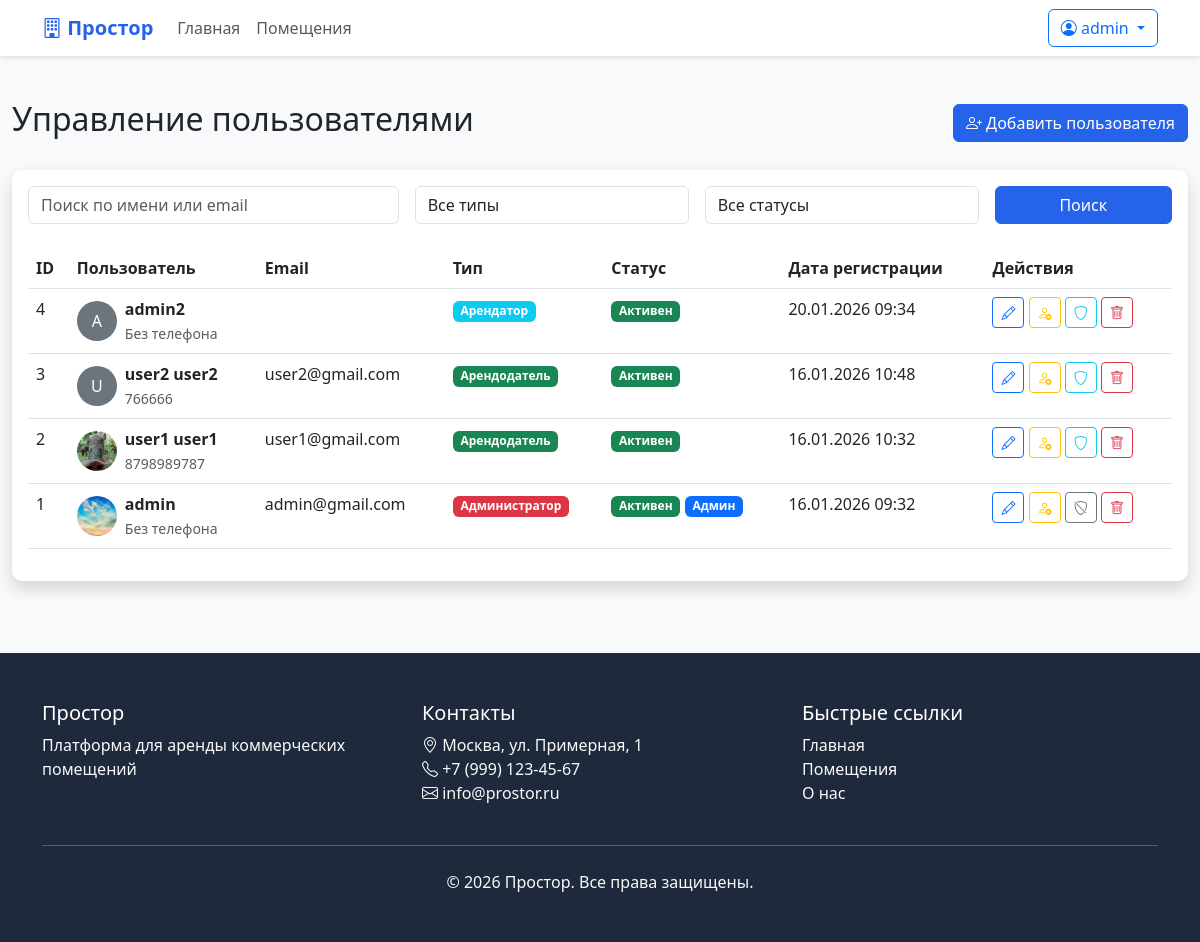
/admin-panel/users/ (signed in), run on the app's committed database.
### core/models.py (models this page shows, shortened)
class User(AbstractUser):
    USER_TYPE_CHOICES = (
        ('tenant', 'Арендатор'),
        ('landlord', 'Арендодатель'),
        ('admin', 'Администратор'),
    )
    user_type = models.CharField(max_length=20, choices=USER_TYPE_CHOICES, default='tenant')
    phone = models.CharField(max_length=20, blank=True)
    avatar = models.ImageField(upload_to='users/avatars/', blank=True, null=True)
    company_name = models.CharField(max_length=200, blank=True)
    address = models.TextField(blank=True)
    is_verified = models.BooleanField(default=False)
    created_at = models.DateTimeField(auto_now_add=True)
    class Meta:
        verbose_name = 'Пользователь'
        verbose_name_plural = 'Пользователи'
        db_table = 'custom_user'

### core/views.py (the view, shortened to what this page needs)
# urls.py: path('admin-panel/users/', views.admin_user_management, name='admin_user_management'),
@login_required
@admin_required
def admin_user_management(request):
    users = User.objects.all().order_by('-date_joined')
    return render(request, 'admin/user_management.html', {'users': users})

### core/views.py (called while the page is built)
def admin_required(view_func):
    @wraps(view_func)
    def wrapper(request, *args, **kwargs):
        if not request.user.is_authenticated or not request.user.is_staff:
            messages.error(request, 'У вас нет прав для доступа к этой странице.')
            return redirect('dashboard')
        return view_func(request, *args, **kwargs)
    return wrapper

### templates/admin/user_management.html (shortened to what this page needs)
{% extends 'base.html' %}
{% block content %}
<div class="container-fluid py-4">
    <div class="row">
        <div class="col-12">
            <div class="d-flex justify-content-between align-items-center mb-4">
                <h2>Управление пользователями</h2>
                <a href="{% url 'admin_add_user' %}" class="btn btn-primary">
                    <i class="bi bi-person-plus"></i> Добавить пользователя
                </a>
            </div>
            <div class="card shadow">
                <div class="card-body">
                    <form method="get" class="row g-3 mb-4">
                        <div class="col-md-4">
                            <input type="text" name="search" class="form-control" placeholder="Поиск по имени или email" value="{{ request.GET.search }}">
                        </div>
                        <div class="col-md-3">
                            <select name="user_type" class="form-control">
                                <option value="">Все типы</option>
                            </select>
                        </div>
                        <div class="col-md-3">
                            <select name="status" class="form-control">
                                <option value="">Все статусы</option>
                            </select>
                        </div>
                        <div class="col-md-2">
                            <button type="submit" class="btn btn-primary w-100">Поиск</button>
                        </div>
                    </form>
                    <div class="table-responsive">
                        <table class="table table-hover user-table">
                            <thead>
                                <tr>
                                    <th>ID</th>
                                    <th>Пользователь</th>
                                    <th>Email</th>
                                    <th>Тип</th>
                                    <th>Статус</th>
                                    <th>Дата регистрации</th>
                                    <th>Действия</th>
                                </tr>
                            </thead>
                            <tbody>
                                {% for user in users %}
                                <tr>
                                    <td>{{ user.id }}</td>
                                    <td>
                                        <div class="d-flex align-items-center">
                                            {% if user.avatar %}
                                            <img src="{{ user.avatar.url }}" class="me-2">
                                            {% else %}
                                            <div class="bg-secondary text-white rounded-circle me-2 d-flex align-items-center justify-content-center"
                                                 style="width: 40px; height: 40px;">
                                                {{ user.username|first|upper }}
                                            </div>
                                            {% endif %}
                                            <div>
                                                <strong>{{ user.get_full_name|default:user.username }}</strong><br>
                                                <small class="text-muted">{{ user.phone|default:"Без телефона" }}</small>
                                            </div>
                                        </div>
                                    </td>
                                    <td>{{ user.email }}</td>
                                    <td>
                                        <span class="badge bg-{% if user.user_type == 'admin' %}danger{% elif user.user_type == 'landlord' %}success{% else %}info{% endif %}">
                                            {{ user.get_user_type_display }}
                                        </span>
                                    </td>
                                    <td>
                                        {% if user.is_active %}
                                        <span class="badge bg-success">Активен</span>
                                        {% else %}
                                        <span class="badge bg-secondary">Неактивен</span>
                                        {% endif %}
                                        {% if user.is_staff %}
                                        <span class="badge bg-primary">Админ</span>
                                        {% endif %}
                                    </td>
                                    <td>{{ user.date_joined|date:"d.m.Y H:i" }}</td>
                                    <td>
                                        <div class="action-buttons">
                                            <a href="{% url 'admin_edit_user' user.id %}" class="btn btn-sm btn-outline-primary" title="Редактировать">
                                                <i class="bi bi-pencil"></i>
                                            </a>
                                            <form method="post" class="d-inline">
                                                {% if user.is_active %}
                                                <button type="submit" name="action" value="toggle_active"
                                                        class="btn btn-sm btn-outline-warning" title="Деактивировать">
                                                    <i class="bi bi-person-x"></i>
                                                </button>
                                                {% else %}
                                                <button type="submit" name="action" value="toggle_active"
                                                        class="btn btn-sm btn-outline-success" title="Активировать">
                                                    <i class="bi bi-person-check"></i>
                                                </button>
                                                {% endif %}
                                                {% if not user.is_staff %}
                                                <button type="submit" name="action" value="toggle_staff"
                                                        class="btn btn-sm btn-outline-info" title="Сделать администратором">
                                                    <i class="bi bi-shield"></i>
                                                </button>
                                                {% else %}
                                                <button type="submit" name="action" value="toggle_staff"
                                                        class="btn btn-sm btn-outline-secondary" title="Убрать из администраторов">
                                                    <i class="bi bi-shield-slash"></i>
                                                </button>
                                                {% endif %}
                                                <button type="submit" name="action" value="delete"
                                                        class="btn btn-sm btn-outline-danger"
                                                        onclick="return confirm('Удалить пользователя {{ user.username }}?')"
                                                        title="Удалить">
                                                    <i class="bi bi-trash"></i>
                                                </button>
                                            </form>
                                        </div>
                                    </td>
                                </tr>
                                {% endfor %}
                            </tbody>
                        </table>
                    </div>
                </div>
            </div>
        </div>
    </div>
</div>
{% endblock %}

### templates/base.html (shortened to what this page needs)
<!DOCTYPE html>
<html lang="ru">
<head>
    <link href="https://cdn.jsdelivr.net/npm/bootstrap@5.3.0/dist/css/bootstrap.min.css" rel="stylesheet">
    <link rel="stylesheet" href="https://cdn.jsdelivr.net/npm/bootstrap-icons@1.10.0/font/bootstrap-icons.css">
</head>
<body>
    <nav class="navbar navbar-expand-lg navbar-light bg-white fixed-top">
        <div class="container">
            <a class="navbar-brand" href="{% url 'home' %}">
                <i class="bi bi-building"></i> Простор
            </a>
            <div class="collapse navbar-collapse" id="navbarNav">
                <ul class="navbar-nav me-auto">
                    <li class="nav-item">
                        <a class="nav-link" href="{% url 'home' %}">Главная</a>
                    </li>
                    <li class="nav-item">
                        <a class="nav-link" href="{% url 'property_list' %}">Помещения</a>
                    </li>
                </ul>
                <div class="d-flex">
                    {% if user.is_authenticated %}
                        <div class="dropdown">
                            <button class="btn btn-outline-primary dropdown-toggle" type="button" data-bs-toggle="dropdown">
                                <i class="bi bi-person-circle"></i> {{ user.username }}
                            </button>
                        </div>
                    {% else %}
                        <a href="{% url 'login' %}" class="btn btn-outline-primary me-2">Войти</a>
                        <a href="{% url 'register' %}" class="btn btn-primary">Регистрация</a>
                    {% endif %}
                </div>
            </div>
        </div>
    </nav>
    <main>
        {% block content %}{% endblock %}
    </main>
    <footer class="py-5 mt-5">
        <div class="container">
            <div class="row">
                <div class="col-md-4">
                    <h5>Простор</h5>
                    <p class="text-light">Платформа для аренды коммерческих помещений</p>
                </div>
                <div class="col-md-4">
                    <h5>Контакты</h5>
                    <ul class="list-unstyled text-light">
                        <li><i class="bi bi-geo-alt"></i> Москва, ул. Примерная, 1</li>
                        <li><i class="bi bi-telephone"></i> +7 (999) 123-45-67</li>
                        <li><i class="bi bi-envelope"></i> info@prostor.ru</li>
                    </ul>
                </div>
                <div class="col-md-4">
                    <h5>Быстрые ссылки</h5>
                    <ul class="list-unstyled">
                        <li><a href="{% url 'home' %}" class="text-light text-decoration-none">Главная</a></li>
                        <li><a href="{% url 'property_list' %}" class="text-light text-decoration-none">Помещения</a></li>
                        <li><a href="#" class="text-light text-decoration-none">О нас</a></li>
                    </ul>
                </div>
            </div>
            <hr class="my-4 text-light">
            <div class="text-center">
                <p class="text-light mb-0">&copy; 2026 Простор. Все права защищены.</p>
            </div>
        </div>
    </footer>
</body>
</html>

### templates/base.html (style rules this page uses)
:root { --primary: #2563eb; --secondary: #64748b; --success: #10b981; --warning: #f59e0b; --danger: #ef4444; --light: #f8fafc; --dark: #1e293b; }
body { background-color: #f8f9fa; padding-top: 76px; }
.navbar { box-shadow: 0 2px 4px rgba(0,0,0,0.1); }
.navbar-brand { font-weight: bold; color: var(--primary) !important; }
.card { border: none; box-shadow: 0 2px 4px rgba(0,0,0,0.1); border-radius: 10px; }
.btn-primary { background-color: var(--primary); border-color: var(--primary); }
footer { background-color: var(--dark); color: white; margin-top: auto; }

### templates/admin/user_management.html (style rules this page uses)
.user-table img { width: 40px; height: 40px; border-radius: 50%; object-fit: cover; }
.action-buttons .btn { padding: 0.25rem 0.5rem; font-size: 0.875rem; }

### data on the page
User: username "admin", id "1", avatar (picture), get_full_name "admin", phone "Без телефона", email "admin@gmail.com", user_type "Администратор", is_active "Активен", is_staff "Админ", date_joined "16.01.2026 09:32"
User: id "4", username|first "A", get_full_name "admin2", phone "Без телефона", user_type "Арендатор", is_active "Активен", date_joined "20.01.2026 09:34", is_staff False (drawn)
User: id "3", username|first "U", get_full_name "user2 user2", phone "766666", email "user2@gmail.com", user_type "Арендодатель", is_active "Активен", date_joined "16.01.2026 10:48", is_staff False (drawn)
User: id "2", avatar (picture), get_full_name "user1 user1", phone "8798989787", email "user1@gmail.com", user_type "Арендодатель", is_active "Активен", date_joined "16.01.2026 10:32", is_staff False (drawn)
